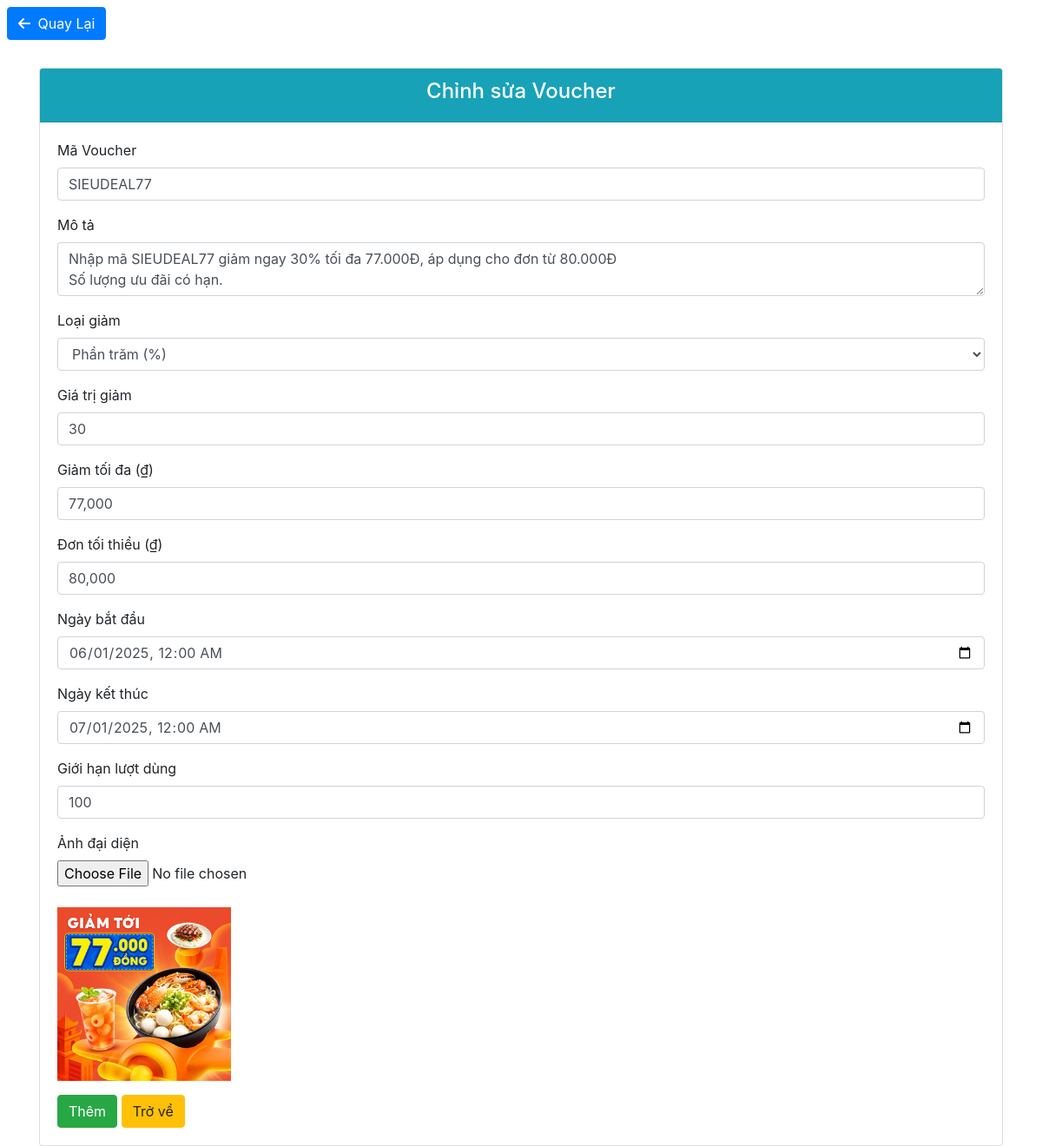
The page /admin/pages/voucher_manage/add.php?voucher_ID=3 on the database its author committed.
### tables this page shows
CREATE TABLE `voucher` (
  `voucher_ID` int(11) NOT NULL,
  `code` varchar(50) DEFAULT NULL,
  `description` text DEFAULT NULL,
  `discount_type` varchar(10) DEFAULT NULL,
  `discount_value` decimal(10,2) DEFAULT NULL,
  `max_discount` decimal(10,2) DEFAULT NULL,
  `min_order_amount` decimal(10,2) DEFAULT NULL,
  `start_date` date DEFAULT NULL,
  `end_date` date DEFAULT NULL,
  `image_url` varchar(255) DEFAULT NULL,
  `created_at` timestamp NOT NULL DEFAULT current_timestamp(),
  `updated_at` timestamp NOT NULL DEFAULT current_timestamp() ON UPDATE current_timestamp(),
  `usage_limit` int(11) DEFAULT NULL,
  `usage_count` int(11) DEFAULT 0,
  `is_deleted` tinyint(1) DEFAULT 0
);

### database/dbhelper.php (called while the page is built, shortened)
<?php
function getConnection() {
    $conn = mysqli_connect(HOST, USERNAME, PASSWORD, DATABASE);
    mysqli_set_charset($conn, 'utf8mb4');
    return $conn;
}
function executeSingleResult($sql, $params = []) {
    $conn = getConnection();
    $row = null;
    if (empty($params)) {
        $result = mysqli_query($conn, $sql);
        if ($result) {
            $row = mysqli_fetch_array($result, 1);
        } else {
            error_log("SQL Error (executeSingleResult no params): " . mysqli_error($conn) . " | SQL: " . $sql);
        }
    }
    return $row;
}
?>

### admin/pages/voucher_manage/add.php (the view, shortened to what this page needs)
<?php
require_once('../../../database/dbhelper.php');
$voucher_ID = $code = $description = $discount_type = '';
$discount_value = $max_discount = $min_order_amount = '';
$start_date = $end_date = $usage_limit = $image_url = '';
if (isset($_GET['voucher_ID'])) {
    $voucher_ID = $_GET['voucher_ID'];
    $sql = "SELECT * FROM voucher WHERE voucher_ID = $voucher_ID";
    $voucher = executeSingleResult($sql);
    if ($voucher) {
        extract($voucher);
    }
}
?>
<!DOCTYPE html>
<html lang="vi">
<head>
    <link rel="stylesheet" href="https://maxcdn.bootstrapcdn.com/bootstrap/4.4.1/css/bootstrap.min.css">
    <link href="https://cdn.jsdelivr.net/npm/summernote@0.8.18/dist/summernote.min.css" rel="stylesheet">
    <link rel="stylesheet" href="https://cdnjs.cloudflare.com/ajax/libs/font-awesome/6.5.0/css/all.min.css">
    <link rel="stylesheet" href="https://cdn.jsdelivr.net/npm/sweetalert2@11/dist/sweetalert2.min.css">
</head>
<body>
<a href="javascript:history.back()" class="btn btn-primary m-2">
    <i class="fas fa-arrow-left mr-1"></i> Quay Lại
</a>
<div class="container mt-4">
    <div class="card">
        <div class="card-header bg-info text-white text-center">
            <h4><?= $voucher_ID ? 'Chỉnh sửa' : 'Thêm mới' ?> Voucher</h4>
        </div>
        <div class="card-body">
            <form method="POST" enctype="multipart/form-data">
                <div class="form-group">
                    <label>Mã Voucher</label>
                    <input type="text" class="form-control" name="code" required value="<?= htmlspecialchars($code) ?>">
                </div>
                <div class="form-group">
                    <label>Mô tả</label>
                    <textarea class="form-control" name="description" id="description"><?= htmlspecialchars($description) ?></textarea>
                </div>
                <div class="form-group">
                    <label>Loại giảm</label>
                    <select class="form-control" name="discount_type" required>
                        <option value="percent" <?= $discount_type == 'percent' ? 'selected' : '' ?>>Phần trăm (%)</option>
                    </select>
                </div>
                <div class="form-group">
                    <label>Giá trị giảm</label>
                    <input type="text" class="form-control number-format" name="discount_value" required value="<?= number_format($discount_value) ?>">
                </div>
                <div class="form-group">
                    <label>Giảm tối đa (₫)</label>
                    <input type="text" class="form-control number-format" name="max_discount" value="<?= number_format($max_discount) ?>">
                </div>
                <div class="form-group">
                    <label>Đơn tối thiểu (₫)</label>
                    <input type="text" class="form-control number-format" name="min_order_amount" value="<?= number_format($min_order_amount) ?>">
                </div>
                <div class="form-group">
                    <label>Ngày bắt đầu</label>
                    <input type="datetime-local" name="start_date" class="form-control"
                        value="<?= !empty($start_date) ? date('Y-m-d\TH:i', strtotime($start_date)) : '' ?>">
                </div>
                <div class="form-group">
                    <label>Ngày kết thúc</label>
                    <input type="datetime-local" name="end_date" class="form-control"
                        value="<?= !empty($end_date) ? date('Y-m-d\TH:i', strtotime($end_date)) : '' ?>">
                </div>
                <div class="form-group">
                    <label>Giới hạn lượt dùng</label>
                    <input type="number" class="form-control" name="usage_limit" value="<?= htmlspecialchars($usage_limit) ?>">
                </div>
                <div class="form-group">
                    <label>Ảnh đại diện</label>
                    <input type="file" class="form-control-file" name="image_url" id="imageInput">
                    <br>
                    <img id="imagePreview"
                        src="<?= !empty($image_url) ? '/ShopAnVat/images/uploads/vouchers/' . htmlspecialchars(basename($image_url)) : '' ?>"
                        style="max-width: 200px; <?= empty($image_url) ? 'display:none;' : '' ?>">
                </div>
                <button type="submit" class="btn btn-success">Thêm</button>
                <a href="listvoucher.php" class="btn btn-warning">Trở về</a>
            </form>
        </div>
    </div>
</div>
</body>
</html>

### rows shown on the page
voucher: code "SIEUDEAL77", description "Nhập mã SIEUDEAL77 giảm ngay 30% tối đa 77.000Đ, áp dụng cho đơn từ 80.000Đ Số lượng ưu đãi có hạn.", discount_type "Phần trăm (%)", discount_value "30", max_discount "77,000", min_order_amount "80,000", start_date "06/01/2025 00:00", end_date "07/01/2025 00:00", usage_limit "100", image_url (picture)
